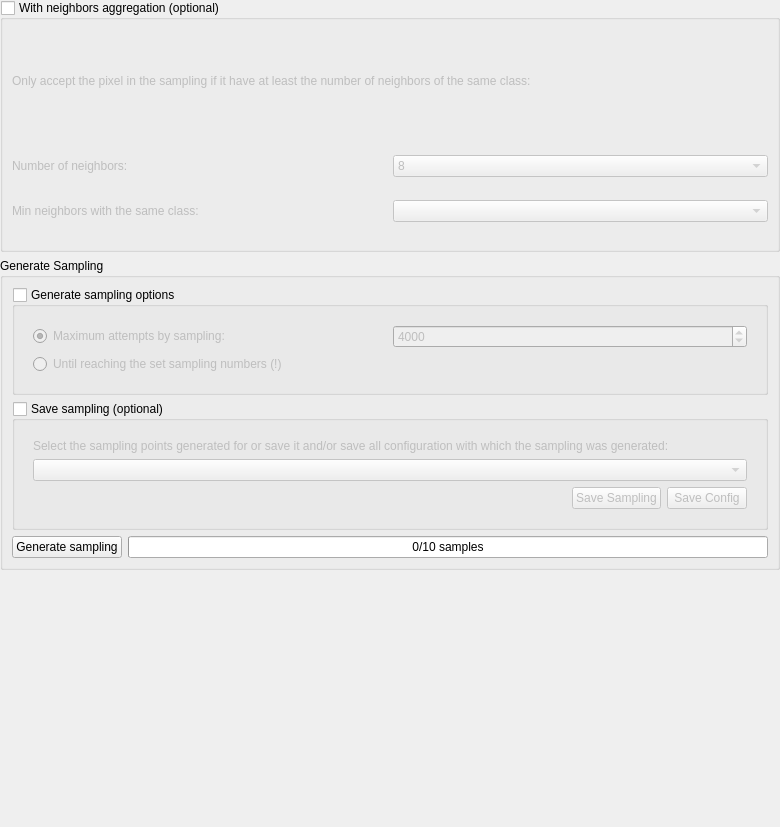
<?xml version="1.0" encoding="UTF-8"?>
<ui version="4.0">
 <class>Form</class>
 <widget class="QWidget" name="Form">
  <property name="geometry">
   <rect>
    <x>0</x>
    <y>0</y>
    <width>780</width>
    <height>827</height>
   </rect>
  </property>
  <property name="windowTitle">
   <string>Form</string>
  </property>
  <layout class="QVBoxLayout" name="verticalLayout">
   <property name="margin">
    <number>0</number>
   </property>
   <item>
    <widget class="QGroupBox" name="groupBox_neighbour_aggregation">
     <property name="title">
      <string>With neighbors aggregation (optional)</string>
     </property>
     <property name="checkable">
      <bool>true</bool>
     </property>
     <property name="checked">
      <bool>false</bool>
     </property>
     <layout class="QVBoxLayout" name="verticalLayout_2">
      <item>
       <widget class="QWidget" name="widget_neighbour_aggregation" native="true">
        <layout class="QVBoxLayout" name="verticalLayout_3">
         <property name="margin">
          <number>0</number>
         </property>
         <item>
          <widget class="QLabel" name="label">
           <property name="text">
            <string>Only accept the pixel in the sampling if it have at least the number of neighbors of the same class:</string>
           </property>
           <property name="alignment">
            <set>Qt::AlignJustify|Qt::AlignVCenter</set>
           </property>
           <property name="wordWrap">
            <bool>true</bool>
           </property>
          </widget>
         </item>
         <item>
          <widget class="QWidget" name="widget_2" native="true">
           <layout class="QGridLayout" name="gridLayout">
            <property name="margin">
             <number>0</number>
            </property>
            <item row="0" column="1">
             <widget class="QComboBox" name="number_of_neighbors">
              <item>
               <property name="text">
                <string>8</string>
               </property>
              </item>
              <item>
               <property name="text">
                <string>24</string>
               </property>
              </item>
              <item>
               <property name="text">
                <string>48</string>
               </property>
              </item>
             </widget>
            </item>
            <item row="0" column="0">
             <widget class="QLabel" name="label_16">
              <property name="text">
               <string>Number of neighbors:</string>
              </property>
             </widget>
            </item>
            <item row="1" column="0">
             <widget class="QLabel" name="label_2">
              <property name="text">
               <string>Min neighbors with the same class:</string>
              </property>
             </widget>
            </item>
            <item row="1" column="1">
             <widget class="QComboBox" name="same_class_of_neighbors"/>
            </item>
           </layout>
          </widget>
         </item>
        </layout>
       </widget>
      </item>
     </layout>
    </widget>
   </item>
   <item>
    <widget class="QGroupBox" name="groupBox">
     <property name="title">
      <string>Generate Sampling</string>
     </property>
     <layout class="QVBoxLayout" name="verticalLayout_7">
      <item>
       <widget class="QGroupBox" name="groupBox_generate_sampling_options">
        <property name="title">
         <string>Generate sampling options</string>
        </property>
        <property name="checkable">
         <bool>true</bool>
        </property>
        <property name="checked">
         <bool>false</bool>
        </property>
        <layout class="QVBoxLayout" name="verticalLayout_4">
         <item>
          <widget class="QWidget" name="generate_sampling_widget_options" native="true">
           <layout class="QGridLayout" name="gridLayout_2">
            <item row="0" column="0">
             <widget class="QRadioButton" name="button_attempts_by_sampling">
              <property name="text">
               <string>Maximum attempts by sampling:</string>
              </property>
              <property name="checked">
               <bool>true</bool>
              </property>
             </widget>
            </item>
            <item row="1" column="0" colspan="2">
             <widget class="QRadioButton" name="button_until_sampling_number">
              <property name="toolTip">
               <string>Use this option with precaution, some conditions make
impossible complete the sampling set configured.</string>
              </property>
              <property name="text">
               <string>Until reaching the set sampling numbers (!)</string>
              </property>
              <property name="autoExclusive">
               <bool>true</bool>
              </property>
             </widget>
            </item>
            <item row="0" column="1">
             <widget class="QSpinBox" name="attempts_by_sampling">
              <property name="minimum">
               <number>1</number>
              </property>
              <property name="maximum">
               <number>50000</number>
              </property>
              <property name="singleStep">
               <number>50</number>
              </property>
              <property name="value">
               <number>4000</number>
              </property>
             </widget>
            </item>
           </layout>
          </widget>
         </item>
        </layout>
       </widget>
      </item>
      <item>
       <widget class="QGroupBox" name="groupBox_save_sampling">
        <property name="title">
         <string>Save sampling (optional)</string>
        </property>
        <property name="checkable">
         <bool>true</bool>
        </property>
        <property name="checked">
         <bool>false</bool>
        </property>
        <layout class="QVBoxLayout" name="verticalLayout_5">
         <item>
          <widget class="QWidget" name="widget_save_sampling" native="true">
           <layout class="QVBoxLayout" name="verticalLayout_6">
            <item>
             <widget class="QLabel" name="label_3">
              <property name="text">
               <string>Select the sampling points generated for or save it and/or save all configuration with which the sampling was generated:</string>
              </property>
              <property name="alignment">
               <set>Qt::AlignJustify|Qt::AlignVCenter</set>
              </property>
              <property name="wordWrap">
               <bool>true</bool>
              </property>
             </widget>
            </item>
            <item>
             <widget class="QComboBox" name="selectSamplingToSave">
              <property name="sizePolicy">
               <sizepolicy hsizetype="Expanding" vsizetype="Fixed">
                <horstretch>0</horstretch>
                <verstretch>0</verstretch>
               </sizepolicy>
              </property>
             </widget>
            </item>
            <item>
             <widget class="QWidget" name="widget_4" native="true">
              <layout class="QHBoxLayout" name="horizontalLayout_2">
               <property name="margin">
                <number>0</number>
               </property>
               <item>
                <spacer name="horizontalSpacer_2">
                 <property name="orientation">
                  <enum>Qt::Horizontal</enum>
                 </property>
                 <property name="sizeHint" stdset="0">
                  <size>
                   <width>40</width>
                   <height>20</height>
                  </size>
                 </property>
                </spacer>
               </item>
               <item>
                <widget class="QPushButton" name="buttonSaveSampling">
                 <property name="text">
                  <string>Save Sampling</string>
                 </property>
                </widget>
               </item>
               <item>
                <widget class="QPushButton" name="buttonSaveSamplingConf">
                 <property name="text">
                  <string>Save Config</string>
                 </property>
                </widget>
               </item>
              </layout>
             </widget>
            </item>
           </layout>
          </widget>
         </item>
        </layout>
       </widget>
      </item>
      <item>
       <widget class="QWidget" name="widget_3" native="true">
        <layout class="QHBoxLayout" name="horizontalLayout_3">
         <property name="margin">
          <number>0</number>
         </property>
         <item>
          <widget class="QPushButton" name="buttonGenerateSampling">
           <property name="text">
            <string>Generate sampling</string>
           </property>
          </widget>
         </item>
         <item>
          <widget class="QProgressBar" name="progressGenerateSampling">
           <property name="enabled">
            <bool>true</bool>
           </property>
           <property name="maximum">
            <number>10</number>
           </property>
           <property name="value">
            <number>0</number>
           </property>
           <property name="format">
            <string>%v/%m samples</string>
           </property>
          </widget>
         </item>
        </layout>
       </widget>
      </item>
     </layout>
    </widget>
   </item>
   <item>
    <widget class="QWidget" name="widget" native="true">
     <layout class="QHBoxLayout" name="horizontalLayout">
      <property name="margin">
       <number>0</number>
      </property>
     </layout>
    </widget>
   </item>
  </layout>
 </widget>
 <resources/>
 <connections>
  <connection>
   <sender>groupBox_neighbour_aggregation</sender>
   <signal>clicked(bool)</signal>
   <receiver>widget_neighbour_aggregation</receiver>
   <slot>setVisible(bool)</slot>
   <hints>
    <hint type="sourcelabel">
     <x>57</x>
     <y>12</y>
    </hint>
    <hint type="destinationlabel">
     <x>14</x>
     <y>77</y>
    </hint>
   </hints>
  </connection>
  <connection>
   <sender>groupBox_generate_sampling_options</sender>
   <signal>clicked(bool)</signal>
   <receiver>generate_sampling_widget_options</receiver>
   <slot>setVisible(bool)</slot>
   <hints>
    <hint type="sourcelabel">
     <x>148</x>
     <y>234</y>
    </hint>
    <hint type="destinationlabel">
     <x>150</x>
     <y>263</y>
    </hint>
   </hints>
  </connection>
  <connection>
   <sender>groupBox_save_sampling</sender>
   <signal>clicked(bool)</signal>
   <receiver>widget_save_sampling</receiver>
   <slot>setVisible(bool)</slot>
   <hints>
    <hint type="sourcelabel">
     <x>209</x>
     <y>381</y>
    </hint>
    <hint type="destinationlabel">
     <x>210</x>
     <y>411</y>
    </hint>
   </hints>
  </connection>
 </connections>
</ui>
